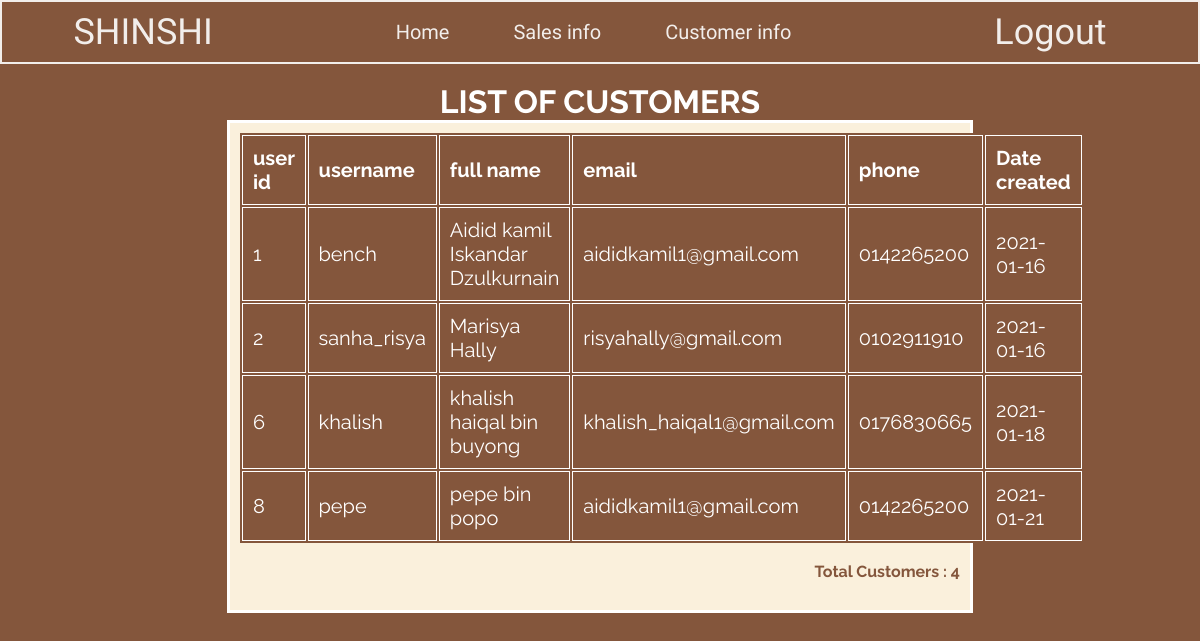
/users.php (signed in), run on the app's committed database.
### tables this page shows
CREATE TABLE `users1` (
  `id` int(11) NOT NULL,
  `username` varchar(50) NOT NULL,
  `password` varchar(255) NOT NULL,
  `fname` varchar(50) NOT NULL,
  `email` varchar(40) NOT NULL,
  `phone` varchar(10) NOT NULL,
  `created_at` date DEFAULT current_timestamp()
);

### users.php (the view, shortened to what this page needs)
<?php
include('config.php');
$sql = "SELECT * from users1  ";
$result = $link->query($sql);
$sql1="SELECT COUNT(id) AS value_sum
FROM users1;";
$result1 = $link->query($sql1);
$row1 =  $result1->fetch_assoc();
$sum = $row1['value_sum'];
?>
<html>
<head>
		<link rel = "stylesheet" href = "adminStyle.css">
</head>
<body>
<nav>
			<p><a href ="homeAdmin.php" class ="shinshi"> SHINSHI </a></p>
				<ul class = "menu">
					<li><a href = "homeAdmin.php"> Home </a> </li>
					<li><a href = "sales.php"> Sales info</a></li>
					<li><a href = "users.php"> Customer info </a></li>
				</ul>
				<ul class = "accountMenu" >
					<li> <a href="logoutAdmin.php">Logout</a>
					</li>
				</ul>
		</nav>
		 <br><h1>LIST OF CUSTOMERS</h1>
<div style="background:#FAF0DC;"class="container" style="margin-top: 50px;">
<div style="text-align:center" style="background:#84563c;">
<table class="users" style="background:#84563c;">
<tr>
<th>user id</th>
<th>username</th>
<th>full name</th>
<th>email</th>
<th>phone</th>
<th>Date created</th>
</tr>
<?php
while(($row = $result->fetch_assoc())){
    ?>
    <tr>
    <td><?php echo $row['id']; ?></td>
	<td><?php echo $row['username']; ?></td>
	<td><?php echo $row['fname']; ?></td>
	<td><?php echo $row['email']; ?></td>
    <td><?php echo $row['phone']; ?></td>
	<td><?php echo $row['created_at']; ?></td>
    </tr>
    <?php
}
?>
</table><br>
</div>
<div class="col-25" style="text-align: right;">
      <p><span class="price" style="color:#84563c;"; font-size: 20px ;"><b><?php echo "Total Customers : $sum";?></b></span></p>
		<br>
  </div>
</div>
</body>
</html>

### adminStyle.css (style rules this page uses)
* { padding: 0 ; margin: 0 ; }
body { font-family: 'Raleway', sans-serif; background:#84563c; }
.container { margin: auto; width: 60%; border: 3px solid white; padding: 10px; }
nav { opacity: .9 ; top: 0 ; background: #84563c ; display: flex ; justify-content: space-around ; align-items: center ; position: sticky ; height: 60px; font-family: 'Mina', sans-serif; z-index: 2 ; border: 2px solid white; }
.shinshi { transition: color .2s ; }
nav a { font-family: 'Big Shoulders Text', cursive; font-size: 36px ; background: #84563c; color: white ; text-decoration: none ; }
.menu a { color: white ; text-decoration: none ; font-size: 20px ; transition: color .2s ; }
ul.accountMenu { position: sticky ; color: white ; text-decoration: none ; font-size: 20px ; right: 30px; }
.menu li , .accountMenu li { display: inline-block ; margin-left: 20px ; padding: 20px ; }
.accountMenu li { float:right; }
.item-size-container table, th, td { margin-top: 30px ; width: 100% ; font-size: 20px ; border: 1px solid white; text-align: left ; border-collapse: collapse ; padding: 10px ; color: white ; }
h1 { text-align:center; color:white; }

### data on the page
users1: id "1", username "bench", fname "Aidid kamil Iskandar Dzulkurnain", email "aididkamil1@gmail.com", phone "0142265200", created_at "2021-01-16"
users1: id "2", username "sanha_risya", fname "Marisya Hally", email "risyahally@gmail.com", phone "0102911910", created_at "2021-01-16"
users1: id "6", username "khalish", fname "khalish haiqal bin buyong", email "khalish_haiqal1@gmail.com", phone "0176830665", created_at "2021-01-18"
users1: id "8", username "pepe", fname "pepe bin popo", email "aididkamil1@gmail.com", phone "0142265200", created_at "2021-01-21"

### other printed values
$sum "4"
